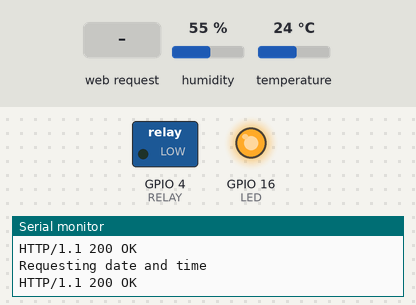
Recording of a sketch running on a simulated ESP8266 (NodeMCU). On the bench: switched loads named in the sketch (green lamp = pin HIGH), output pins drawn as LEDs (lit = HIGH), the last lines printed to the serial monitor. The test bench sets the inputs (shaded band); at power-on: humidity 55 %, temperature 24 °C. WiFi joins after 1.5 s; servers stay silent unless stated; uploads are accepted with an empty reply.

Above: at 2.7 s.
2.8 s: HTTP request GET /relay received
At 3.2 s:
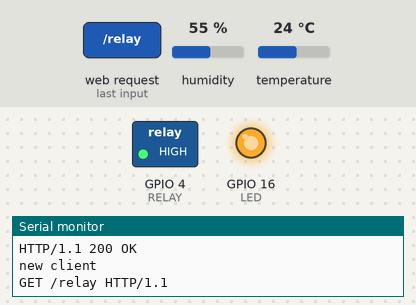
At 4.3 s:
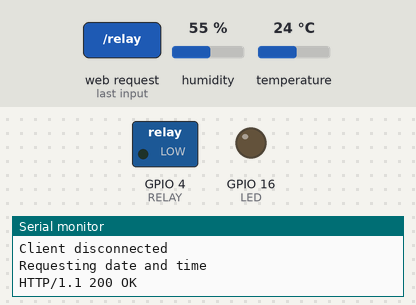
9.3 s: HTTP request GET /relay received
At 9.6 s:
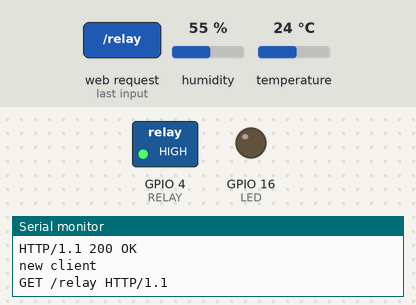
Timing chart, 0 to 18.8 s (numbered marks = the images above; inputs shaded):
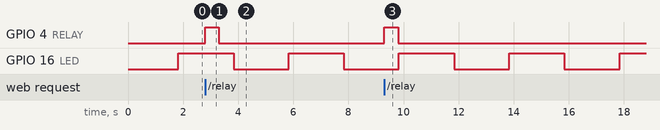

The sketch:

DHT22_and_Relay_demo.ino
```cpp
// (licence header left out)
#include <ESP8266WiFi.h>
#include "DHT.h"
#include "webpage.h"

#define LED     16 // D0
#define RELAY    4 // D2
#define DHTPIN  13 // D7
#define DHTTYPE DHT22 // Sensor used: DHT22 (aka AM2302) OR AM2321
#define USE_STATIC_IP // comment this if you want address assigned by DHCP

// change SSID and passphrase according your network
const char* ssid = "[YOUR SSID]";
const char* password = "[YOUR PASSPHRASE]";
String sdate,stime;

// data used for static IP configuration
#ifdef USE_STATIC_IP
  IPAddress ip(192,168,0,105);
  IPAddress gateway(192,168,0,1); // router address
  IPAddress subnet(255,255,255,0);
#endif

float h,t,hi; // humidity,temperature,heat index
float h1,t1; // last humidity and temperature good values
float max_t, min_t; // max and min temperature detected
String sensorRead; // html string with sensor values separated by comma, used for ajax refresh
const char* header="HTTP/1.1 200 OK\r\nContent-Type: text/html\r\nConnection: close\r\n\r\n";
const char* doctype="<!DOCTYPE HTML PUBLIC \"-//W3C//DTD HTML 4.01 Transitional//EN\" \"http://www.w3.org/TR/html4/loose.dtd\">\r\n";

DHT dht(DHTPIN, DHTTYPE); // set-up DHT sensor
WiFiServer server(80);

void setup()
  {
  Serial.begin(9600);
  dht.begin();
  delay(10);

  pinMode(LED,OUTPUT);
  pinMode(RELAY,OUTPUT);
  digitalWrite(LED,LOW);
  digitalWrite(RELAY,LOW);

  Serial.print("Connecting to ");
  Serial.println(ssid);

  WiFi.begin(ssid, password);

  #ifdef USE_STATIC_IP
    WiFi.config(ip,gateway,subnet);
  #endif

  // Connect to WiFi network
  while (WiFi.status() != WL_CONNECTED)
    {
    delay(500);
    Serial.print(".");
    }

  Serial.println("");
  Serial.println("WiFi connected");

  // Start the server
  server.begin();
  Serial.println("Server started");

  // Print the IP address
  Serial.print("Use this URL to connect: ");
  Serial.print("http://");
  Serial.print(WiFi.localIP());
  Serial.println("/");
  digitalWrite(LED,HIGH);
  }

// read DHT sensor and fill string
// parameter set to true will reset min/max values
void readSensor(bool resetvalues)
 {
 static bool first_read=true;
 h = dht.readHumidity();
 t = dht.readTemperature();

 if (resetvalues) {first_read=true;}

 sensorRead="";

 // sensorRead structure:
 // temperature,humidity,heatindex,minimum,maximum
 if (isnan(h) || isnan(t))
    {
    // values from sensor not good
    sensorRead="---,---,---,---,---";
    }
 else
    {
    // values good
    t1=t;
    h1=h;
    hi = dht.computeHeatIndex(t, h, false);
    sensorRead=String(t,1);
    sensorRead += ",";
    sensorRead += String(h,1);
    sensorRead += ",";
    sensorRead += String(hi,1);

    // set/reset min and max values
    if (first_read)
      {
      max_t=t;
      min_t=t;
      first_read=false;
      }
   else
      {
      if (t>max_t) {max_t=t;}
      if (t<min_t) {min_t=t;}
      }

    // add minimum temperature
    sensorRead += ",";
    sensorRead += String(min_t,1);
    // add maximum temperature
    sensorRead += ",";
    sensorRead += String(max_t,1);
    }
    sensorRead += ",";
    sensorRead += sdate;
    sensorRead += ",";
    sensorRead += stime;
   }

void requestDateTime(void)
  {
   WiFiClient client;
   Serial.println("Requesting date and time");

   if (!client.connect("193.204.114.232", 13)) // ntp1.inrim.it
    {
    Serial.println("connection failed");
    return;
    }
  client.print("HEAD / HTTP/1.1\r\nAccept: */*\r\nUser-Agent: Mozilla/4.0 (compatible; ESP8266;)\r\n\r\n");
  delay(10);

  while(!client.available())
    {
    delay(1);
    }
  String line = client.readStringUntil('\r');
  // Example of string: 13 JAN 2017 19:05:58 CET
  Serial.println(line);
  sdate=line.substring(0, 11);
  stime=line.substring(12, 17);
 }

void loop()
  {
  static bool flash=true; // used for blinking the led

  static unsigned long prevTime=0;
  // read DHT sensor every 2 seconds
  if (prevTime>millis()) // prevent millis() overflow
    {
    prevTime=0;
    }
  if ((millis()-2000)>prevTime)
    {
    prevTime=millis();
    flash ^= 1; // blink the led
    digitalWrite(LED,flash);
    readSensor(false); // read sensor without reset min/max values
    requestDateTime();
    }


  // Check if a client has connected
  WiFiClient client = server.available();
  if (!client)
    {
    return;
    }

  // Wait until the client sends some data
  Serial.println("new client");
  while(!client.available())
    {
    delay(1);
    }

  // Read the first line of the request
  String request = client.readStringUntil('\r');
  Serial.println(request);
  client.flush();

  // relay requested: ON, 500ms pause, OFF
  if (request.indexOf("relay")>0)
    {
    digitalWrite(RELAY,HIGH);
    delay(500);
    digitalWrite(RELAY,LOW);
    }

  // reset values requested
  if (request.indexOf("reset")>0)
    {
    readSensor(true); // read sensor resetting min/max values
    }

  // javascript has requested sensor values
  if(request.indexOf("getValues") > 0)
    {
    client.print (header);
    client.print(sensorRead);
    Serial.print("Reading: ");
    Serial.println(sensorRead);
    request="";
    }
  else
    {
    // normal request, write html page
    // body
    String p3= "<body onLoad=\"getValues()\">\n\r";
    p3 += "<div style=\"text-align:center\">\n\r";

    p3 += "<div class=\"st\">temperatura</div>\n\r";
    p3 += "<a id=\"te\" class=\"bo\" style=\"background-color:#ff6600; margin-bottom:8px;\" href=\"?reset\">";
    p3 += String(t1,1);
    p3 += "&deg;C</a>\n\r";

    // used unicode arrows for min/max:
    // http://www.w3schools.com/charsets/ref_utf_arrows.asp
    p3 += "<div style=\"text-align:center; width:100%\">";
    // min
    p3 += "<div id=\"temin\" class=\"bom\" style=\"background-color:#ffc300; width:49%;\">&#8681;&nbsp;";
    p3 += String(min_t,1);
    p3 += "&deg;</div>\n\r";
    // max
    p3 += "<div id=\"temax\" class=\"bom\" style=\"background-color:#ff4300; width:49%;\">&#8679;&nbsp;";
    p3 += String(max_t,1);
    p3 += "&deg;</div>\n\r";
    p3 += "</div>\n\r";

    // heat index
    p3 += "<div id=\"hi\" class=\"bo\" style=\"background-color:#009966;\">&#128102;&nbsp;";
    p3 += String(hi,1);
    p3 += "&deg;C</div>\n\r";

    p3 += "<div class=\"st\">umidit&agrave; relativa</div>\n\r";
    p3 += "<div id=\"ur\" class=\"bo\" style=\"background-color:#006699\">";
    p3 += String(h1,1);
    p3 += "%</div>\n\r";

    p3 += "<div style=\"text-align:center\">";
    p3 += "<div class=\"st\" id=\"sdate\" style=\"display:inline-block\";></div>";
    p3 += "&nbsp;<div class=\"st\" id=\"stime\" style=\"display:inline-block\"></div>\n\r";
    p3 += "</div>";

    p3 += "<a class=\"bu\" style=\"margin-top:40px;\" href=\"?relay\">RELAY</a>\n\r";
    p3 += "<a class=\"l\" href=\"http://www.settorezero.com\">www.settorezero.com</a>\n\r";
    p3 += "</div>\n\r";
    p3 += "</body>\n\r";
    p3 += "</html>";

    client.print(header);
    client.print(doctype);
    client.print(p1);
    client.print(p2);
    client.print(p3);
    }

  Serial.println("Client disconnected");
  Serial.println("");
  delay(10);
  }
```

webpage.h
```cpp
// first part of html page
// meta-tags and stylesheet
const char* p1 = "<html>\r\n"
"<head>\r\n"
"<title>Ambient Sensor</title>\r\n"
"<meta name=\"viewport\" content=\"width=device-width, initial-scale=1\">\r\n"
// standard method for favicon
// http://www.w3schools.com/tags/att_link_rel.asp
"<link rel=\"icon\" type=\"image/x-icon\" href=\"[path/to/images]/cloud.ico\">\n\r"
// shortcut icon - I think is not standard. Behaviour similar to normal favicon (but you can use png?)
// https://www.w3.org/wiki/More_about_the_document_head
"<link rel=\"shortcut icon\" type=\"image/png\" href=\"[path/to/images]/cloud512.png\">\n\r"
// method used by microsoft for windows 8.1/10
// https://blogs.msdn.microsoft.com/ie/2012/06/08/high-quality-visuals-for-pinned-sites-in-windows-8/
"<meta name=\"msapplication-TileImage\" content=\"[path/to/images]/cloud270.png\">\n\r"
// method used by apple
// https://developer.apple.com/library/content/documentation/AppleApplications/Reference/SafariWebContent/ConfiguringWebApplications/ConfiguringWebApplications.html
"<link rel=\"apple-touch-icon\" href=\"[path/to/images]/cloud152.png\">\n\r"
"<style type=\"text/css\">\r\n"
".st {color:#585858; text-decoration:none; font-family:tahoma,arial; font-size:12pt; font-weight:bold; font-variant:small-caps; text-align:center; padding:8px; margin-top:10px; display:block;}\r\n"
".bo {color:white; text-decoration:none; font-family:tahoma,arial; font-size:28pt; font-weight:bold; text-align:center; padding:8px; margin-top:1px; margin-bottom:12px; display:block; border-radius:15px; outline:none;}\r\n"
".bom {color:white; text-decoration:none; font-family:tahoma,arial; font-size:22pt; font-weight:bold; text-align:center; padding:0px; margin-top:1px; margin-bottom:9px; display:inline-block; border-radius:10px; outline:none;}\r\n"
".bu {color:white; background-color:#cccccc; text-decoration:none; font-family:tahoma,arial; font-size:28pt; font-weight:bold; text-align:center; padding:8px; margin-top:1px; margin-bottom:12px; display:block; border-radius:15px; box-shadow:0 8px #666666; outline:none;}\r\n"
".bu:active {background-color:#999999; box-shadow:0 3px #333333; transform:translateY(4px);}\r\n"
"a.l:hover, a.l:link, a.l:visited {color:#0099cc; text-decoration:none; font-family:tahoma,arial; font-size:12pt; font-weight:normal; text-align:center; padding:8px; margin-top:50px; display:block;}\r\n"
"</style>\r\n";
// second part of html page
// javascript for ajax functions
const char* p2 = "<script language=\"javascript\">\n\r"
"xmlhttp=null;\n\r"
"var sensorValues = [];\n\r"
"function getValues()\n\r"
"\t{\n\r"
"\tsetTimeout('getValues()', 2000);\n\r"
"\tif (window.XMLHttpRequest)\n\r"
"\t\t{\n\r"
"\t\txmlhttp=new XMLHttpRequest();\n\r"
"\t\t}\n\r"
"\telse\n\r"
"\t\t{\n\r"
"\t\txmlhttp=new ActiveXObject('Microsoft.XMLHTTP');\n\r"
"\t\t}\n\r"
"\txmlhttp.open('GET','?getValues',false);\n\r"
"\txmlhttp.send(null);\n\r"
"\tif (xmlhttp.responseText != \"\")\n\r"
"\t\t{\n\r"
"\t\tsensorValues = xmlhttp.responseText.split(\",\");\n\r"
"\t\tif(sensorValues[0]!=\"---\"){\n\r"
"\t\t\tdocument.getElementById(\"te\").innerHTML=sensorValues[0]+\"&deg;C\";\n\r"
"\t\t\tdocument.getElementById(\"ur\").innerHTML=sensorValues[1]+\"%\";\n\r"
"\t\t\tdocument.getElementById(\"hi\").innerHTML=\"&#128102;&nbsp;\"+sensorValues[2]+\"&deg;C\";\n\r"
"\t\t\tdocument.getElementById(\"temin\").innerHTML=\"&#8681;&nbsp;\"+sensorValues[3]+\"&deg;\";\n\r"
"\t\t\tdocument.getElementById(\"temax\").innerHTML=\"&#8679;&nbsp;\"+sensorValues[4]+\"&deg;\"; }\n\r"
"\t\t\tdocument.getElementById(\"sdate\").innerHTML=sensorValues[5];\n\r"
"\t\t\tdocument.getElementById(\"stime\").innerHTML=sensorValues[6];\n\r"
"\t\t}\n\r"
"\t}\n\r"
"</script>\n\r"
"</head>\n\r";
```

Measured:
- after the input at 2.8 s, GPIO 4 (RELAY): LOW → HIGH at once, → LOW 0.50 s later
- after the input at 9.3 s, GPIO 4 (RELAY): LOW → HIGH at once, → LOW 0.50 s later
- by itself, GPIO 16 (LED): alternates HIGH for 2.0 s and LOW for 2.0 s
